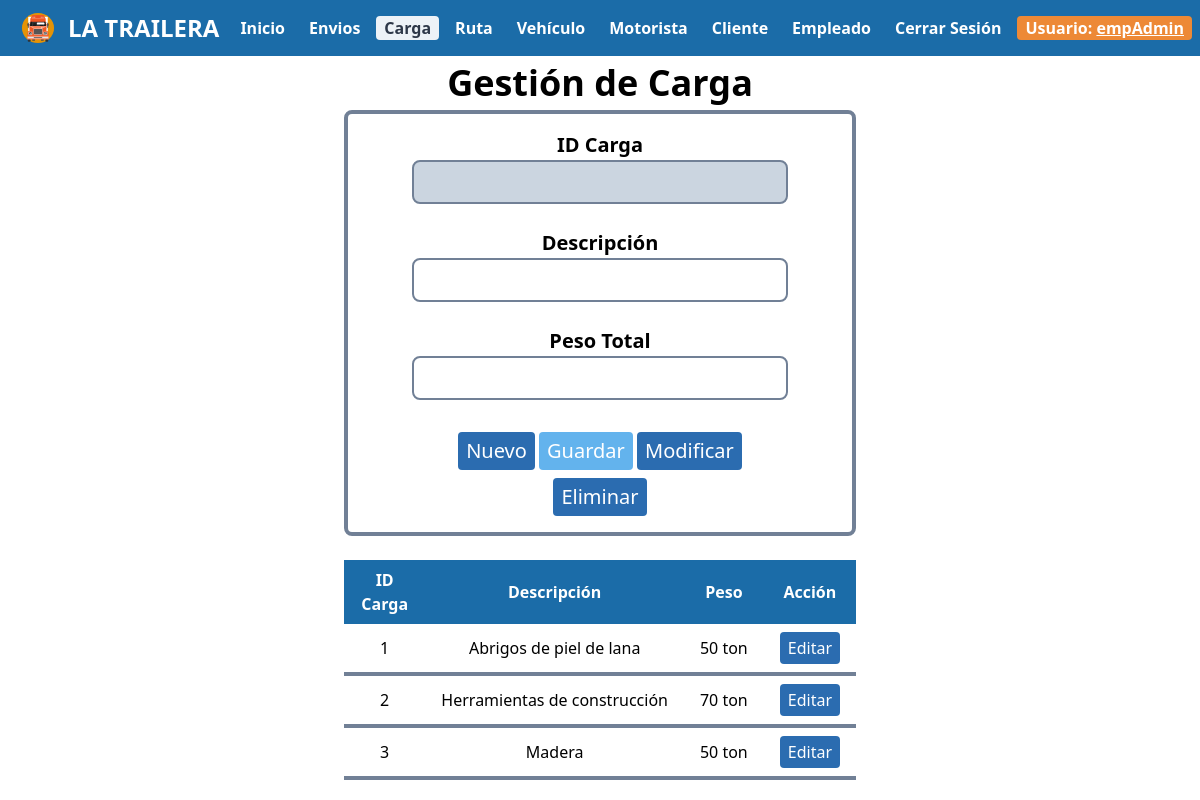
Screenshot of /controllers/controlCarga.php (signed in) with the database file from the repository.
### tables this page shows
CREATE TABLE `carga` (
  `idCarga` int(11) NOT NULL,
  `descripcion` varchar(50) NOT NULL,
  `peso` varchar(15) NOT NULL
);

### controllers/controlCarga.php (called while the page is built, shortened)
<?php
	require '../models/cargaModel.php';
	$obCarga=new CargaModel();
	$datos=$obCarga->getCarga();
	require '../views/cargaVista.php';
?>

### db/conexion.php (called while the page is built, shortened)
<?php
    class Conexion {
        function __construct() {
            $this->con=new mysqli(SERVER,USER,PASSWORD,BASE);
        }
    }
?>

### models/cargaModel.php (called while the page is built, shortened)
<?php
	require '../db/conexion.php';
	require 'carga.php';
	class CargaModel extends Conexion
	{
		function getCarga(){
			$res=$this->con->query("select * from carga");
			$r=array();
			while($row=$res->fetch_assoc()){
				$e=new Carga($row["idCarga"],$row["descripcion"],$row["peso"]);
				$r[]=$e;
			}
			return $r;
		}
	}
?>

### models/carga.php (called while the page is built)
<?php
	class Carga
	{
		private $idCarga;
		private $descripcion;
		private $peso;
		function __construct($idCarga,$descripcion,$peso)
		{
			$this->idCarga=$idCarga;
			$this->descripcion=$descripcion;
			$this->peso=$peso;
		}
		function getIdCarga(){
			return $this->idCarga;
		}
		function getDescripcion(){
			return $this->descripcion;
		}
		function getPeso(){
			return $this->peso;
		}
	}
?>

### views/cargaVista.php (the view, shortened to what this page needs)
<!DOCTYPE html>
<html lang="es">
<head>
    <link rel="stylesheet" href="dependencias/tailwind.css">
    <link rel="stylesheet" href="css/menu.css">
</head>
<body>
    <?php
        require 'menu/menuAdmin.php';
    ?>
    <div class='text-center'>
        <span class="font-bold text-4xl">Gestión de Carga</span>
    </div>
<center>
    <section>
        <div class="container">
            <div class="w-full md:w-1/2">
                <form action="#" id="f" onsubmit="return validar2(this);" method="POST" class="px-16 py-4 border-4 border-gray-600 rounded-lg"><div id="d1" ></div>
                <span class="font-bold text-xl">ID Carga</span>
                    <input type="text" name="idCarga" id="idCarga" class="bg-gray-400 focus:outline-none focus:shadow-outline border-2 border-gray-600 rounded-lg py-2 px-4 block w-full appearance-none leading-normal font-bold" readonly="true"><br>
                    <span class="font-bold text-xl">Descripción</span>
                    <input type="text" name="descripcion" id="descripcion" class="bg-white focus:outline-none focus:shadow-outline border-2 border-gray-600 rounded-lg py-2 px-4 block w-full appearance-none leading-normal font-bold"><br>
                    <span class="font-bold text-xl">Peso Total</span>
                    <input type="text" name="peso" id="peso" class="bg-white focus:outline-none focus:shadow-outline border-2 border-gray-600 rounded-lg py-2 px-4 block w-full appearance-none leading-normal font-bold"><br>
                    <input type="reset"  class="bg-blue-700 hover:bg-red-800 text-white text-xl mt-2 py-1 px-2 rounded" value="Nuevo" onclick="$('#g').attr('disabled',false);desactivar()">
                    <input type="submit" name="guardar" id="g" value="Guardar" class="bg-blue-400 text-white text-xl mt-2 py-1 px-2 rounded cursor-not-allowed" disabled='true'>
                    <input type="submit" name="modificar" value="Modificar" class="bg-blue-700 hover:bg-red-800 text-white text-xl mt-2 py-1 px-2 rounded">
                    <input type="button" id="eliminar" name="eliminar" value="Eliminar" class="bg-blue-700 hover:bg-red-800 text-white text-xl mt-2 py-1 px-2 rounded">
                </form>
                 <br>
                     <table class="table-auto">
                         <thead>
                             <th class='text-center text-white bg px-4 py-2'>ID Carga</th>
                             <th class='text-center text-white bg px-4 py-2'>Descripción</th>
                             <th class='text-center text-white bg px-4 py-2'>Peso</th>
                             <th class='text-center text-white bg px-4 py-2'>Acción</th>
                        </thead>
                        <tbody>
                        <?php
                            foreach ($datos as $e) {
                                $idCarga=$e->getIdCarga();
                                $descripcion=str_replace(" ","&nbsp;", $e->getDescripcion());
                                $peso=str_replace(" ","&nbsp;",$e->getPeso());
                                echo "<tr>
                                    <td class='border-b-4 border-gray-600 rounded-lg text-center px-4 py-2'>$idCarga</td>
                                    <td class='border-b-4 border-gray-600 rounded-lg text-center px-4 py-2'>$descripcion</td>
                                    <td class='border-b-4 border-gray-600 rounded-lg text-center px-4 py-2'>$peso</td>
                                    <td class='border-b-4 border-gray-600 rounded-lg text-center px-4 py-2'>
                                    <button class='bg-blue-700 hover:bg-red-800 text-white py-1 px-2 rounded' onclick=$('#idCarga').val('$idCarga');$('#descripcion').val('$descripcion');$('#peso').val('$peso')>Editar</button></td>
                                    </tr>";
                            }
                        ?>
                        </tbody>
                     </table>
            </div>
        </div>
    </section>
    <br>
</center>
</body>
</html>

### controllers/css/menu.css (style rules this page uses)
.bg { background-color: #1b6ca8; }

### rows the page displays
carga: idCarga "1", descripcion "Abrigos de piel de lana", peso "50 ton"
carga: idCarga "2", descripcion "Herramientas de construcción", peso "70 ton"
carga: idCarga "3", descripcion "Madera", peso "50 ton"

### other values shown
$_SESSION["administrador"] "empAdmin"
